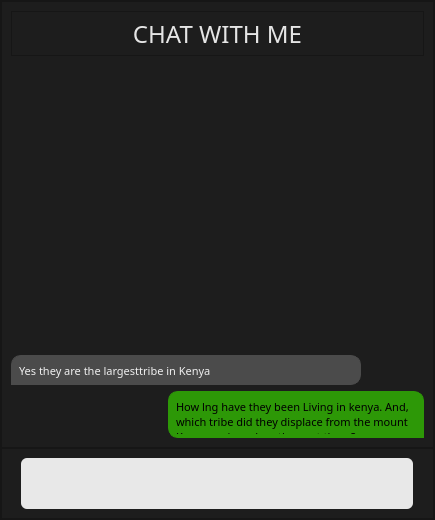
<?xml version="1.0" encoding="UTF-8"?>
<ui version="4.0">
 <class>FireflyChatbot</class>
 <widget class="QWidget" name="FireflyChatbot">
  <property name="geometry">
   <rect>
    <x>0</x>
    <y>0</y>
    <width>435</width>
    <height>520</height>
   </rect>
  </property>
  <property name="windowTitle">
   <string>Firefly Chatbot</string>
  </property>
  <property name="styleSheet">
   <string notr="true">background-color: rgb(29, 29, 29);</string>
  </property>
  <layout class="QVBoxLayout" name="verticalLayout">
   <property name="spacing">
    <number>0</number>
   </property>
   <property name="leftMargin">
    <number>0</number>
   </property>
   <property name="topMargin">
    <number>0</number>
   </property>
   <property name="rightMargin">
    <number>0</number>
   </property>
   <property name="bottomMargin">
    <number>0</number>
   </property>
   <item>
    <widget class="QStackedWidget" name="stackedWidget">
     <widget class="QWidget" name="page">
      <layout class="QVBoxLayout" name="verticalLayout_2">
       <property name="spacing">
        <number>0</number>
       </property>
       <property name="leftMargin">
        <number>0</number>
       </property>
       <property name="topMargin">
        <number>0</number>
       </property>
       <property name="rightMargin">
        <number>0</number>
       </property>
       <property name="bottomMargin">
        <number>0</number>
       </property>
       <item>
        <widget class="QScrollArea" name="scrollArea">
         <property name="widgetResizable">
          <bool>true</bool>
         </property>
         <widget class="QWidget" name="scrollAreaWidgetContents">
          <property name="geometry">
           <rect>
            <x>0</x>
            <y>0</y>
            <width>433</width>
            <height>518</height>
           </rect>
          </property>
          <layout class="QVBoxLayout" name="verticalLayout_3">
           <property name="spacing">
            <number>0</number>
           </property>
           <property name="leftMargin">
            <number>0</number>
           </property>
           <property name="topMargin">
            <number>0</number>
           </property>
           <property name="rightMargin">
            <number>0</number>
           </property>
           <property name="bottomMargin">
            <number>0</number>
           </property>
           <item>
            <widget class="QFrame" name="frame">
             <property name="sizePolicy">
              <sizepolicy hsizetype="Preferred" vsizetype="Expanding">
               <horstretch>0</horstretch>
               <verstretch>0</verstretch>
              </sizepolicy>
             </property>
             <property name="frameShape">
              <enum>QFrame::StyledPanel</enum>
             </property>
             <property name="frameShadow">
              <enum>QFrame::Raised</enum>
             </property>
             <layout class="QVBoxLayout" name="verticalLayout_4">
              <item alignment="Qt::AlignTop">
               <widget class="QFrame" name="frame_3">
                <property name="minimumSize">
                 <size>
                  <width>0</width>
                  <height>45</height>
                 </size>
                </property>
                <property name="frameShape">
                 <enum>QFrame::StyledPanel</enum>
                </property>
                <property name="frameShadow">
                 <enum>QFrame::Raised</enum>
                </property>
                <layout class="QHBoxLayout" name="horizontalLayout_2">
                 <property name="spacing">
                  <number>0</number>
                 </property>
                 <property name="leftMargin">
                  <number>0</number>
                 </property>
                 <property name="topMargin">
                  <number>0</number>
                 </property>
                 <property name="rightMargin">
                  <number>0</number>
                 </property>
                 <property name="bottomMargin">
                  <number>0</number>
                 </property>
                 <item>
                  <widget class="QLabel" name="label">
                   <property name="font">
                    <font>
                     <family>Nova Flat</family>
                     <pointsize>18</pointsize>
                    </font>
                   </property>
                   <property name="styleSheet">
                    <string notr="true">color: rgb(229, 229, 229);</string>
                   </property>
                   <property name="text">
                    <string>CHAT WITH ME</string>
                   </property>
                   <property name="alignment">
                    <set>Qt::AlignCenter</set>
                   </property>
                  </widget>
                 </item>
                </layout>
               </widget>
              </item>
              <item>
               <widget class="QTextEdit" name="response_textedit_6">
                <property name="maximumSize">
                 <size>
                  <width>350</width>
                  <height>30</height>
                 </size>
                </property>
                <property name="font">
                 <font>
                  <family>Nova Flat</family>
                  <pointsize>9</pointsize>
                 </font>
                </property>
                <property name="styleSheet">
                 <string notr="true">background-color: rgb(75, 75, 75);
border: 1px solid rgb(75, 75, 75);
color: rgb(240, 240, 240);
padding: 3px;
border-radius:10px;
border-bottom-left-radius: 0px;
</string>
                </property>
                <property name="inputMethodHints">
                 <set>Qt::ImhMultiLine</set>
                </property>
                <property name="verticalScrollBarPolicy">
                 <enum>Qt::ScrollBarAlwaysOff</enum>
                </property>
                <property name="sizeAdjustPolicy">
                 <enum>QAbstractScrollArea::AdjustToContentsOnFirstShow</enum>
                </property>
                <property name="html">
                 <string>&lt;!DOCTYPE HTML PUBLIC &quot;-//W3C//DTD HTML 4.0//EN&quot; &quot;http://www.w3.org/TR/REC-html40/strict.dtd&quot;&gt;
&lt;html&gt;&lt;head&gt;&lt;meta name=&quot;qrichtext&quot; content=&quot;1&quot; /&gt;&lt;style type=&quot;text/css&quot;&gt;
p, li { white-space: pre-wrap; }
&lt;/style&gt;&lt;/head&gt;&lt;body style=&quot; font-family:'Nova Flat'; font-size:9pt; font-weight:400; font-style:normal;&quot;&gt;
&lt;p style=&quot; margin-top:0px; margin-bottom:0px; margin-left:0px; margin-right:0px; -qt-block-indent:0; text-indent:0px;&quot;&gt;&lt;span style=&quot; font-family:'MS Shell Dlg 2'; font-size:8pt;&quot;&gt;Yes they are the largesttribe in Kenya&lt;/span&gt;&lt;/p&gt;
&lt;p style=&quot;-qt-paragraph-type:empty; margin-top:0px; margin-bottom:0px; margin-left:0px; margin-right:0px; -qt-block-indent:0; text-indent:0px; font-family:'MS Shell Dlg 2'; font-size:8pt;&quot;&gt;&lt;br /&gt;&lt;/p&gt;&lt;/body&gt;&lt;/html&gt;</string>
                </property>
               </widget>
              </item>
              <item alignment="Qt::AlignRight">
               <widget class="QTextEdit" name="request_textedit_10">
                <property name="sizePolicy">
                 <sizepolicy hsizetype="Ignored" vsizetype="MinimumExpanding">
                  <horstretch>0</horstretch>
                  <verstretch>0</verstretch>
                 </sizepolicy>
                </property>
                <property name="minimumSize">
                 <size>
                  <width>0</width>
                  <height>0</height>
                 </size>
                </property>
                <property name="maximumSize">
                 <size>
                  <width>350</width>
                  <height>47</height>
                 </size>
                </property>
                <property name="font">
                 <font>
                  <family>Nova Flat</family>
                  <pointsize>9</pointsize>
                 </font>
                </property>
                <property name="styleSheet">
                 <string notr="true">background-color: rgb(45, 152, 7);
border: 1px solid rgb(45, 152, 7);
padding: 3px;
border-radius:10px;
border-bottom-right-radius: 0px;
</string>
                </property>
                <property name="inputMethodHints">
                 <set>Qt::ImhMultiLine</set>
                </property>
                <property name="verticalScrollBarPolicy">
                 <enum>Qt::ScrollBarAlwaysOff</enum>
                </property>
                <property name="horizontalScrollBarPolicy">
                 <enum>Qt::ScrollBarAlwaysOff</enum>
                </property>
                <property name="sizeAdjustPolicy">
                 <enum>QAbstractScrollArea::AdjustIgnored</enum>
                </property>
                <property name="html">
                 <string>&lt;!DOCTYPE HTML PUBLIC &quot;-//W3C//DTD HTML 4.0//EN&quot; &quot;http://www.w3.org/TR/REC-html40/strict.dtd&quot;&gt;
&lt;html&gt;&lt;head&gt;&lt;meta name=&quot;qrichtext&quot; content=&quot;1&quot; /&gt;&lt;style type=&quot;text/css&quot;&gt;
p, li { white-space: pre-wrap; }
&lt;/style&gt;&lt;/head&gt;&lt;body style=&quot; font-family:'Nova Flat'; font-size:9pt; font-weight:400; font-style:normal;&quot;&gt;
&lt;p style=&quot; margin-top:0px; margin-bottom:0px; margin-left:0px; margin-right:0px; -qt-block-indent:0; text-indent:0px;&quot;&gt;&lt;span style=&quot; font-family:'MS Shell Dlg 2'; font-size:8pt;&quot;&gt;How lng have they been Living in kenya. And, which tribe did they displace from the mount Kenya region when they got there?&lt;/span&gt;&lt;/p&gt;&lt;/body&gt;&lt;/html&gt;</string>
                </property>
               </widget>
              </item>
             </layout>
            </widget>
           </item>
           <item alignment="Qt::AlignBottom">
            <widget class="QFrame" name="frame_2">
             <property name="minimumSize">
              <size>
               <width>0</width>
               <height>71</height>
              </size>
             </property>
             <property name="frameShape">
              <enum>QFrame::StyledPanel</enum>
             </property>
             <property name="frameShadow">
              <enum>QFrame::Raised</enum>
             </property>
             <layout class="QHBoxLayout" name="horizontalLayout">
              <item>
               <layout class="QFormLayout" name="formLayout">
                <property name="formAlignment">
                 <set>Qt::AlignCenter</set>
                </property>
                <property name="horizontalSpacing">
                 <number>0</number>
                </property>
                <item row="0" column="0">
                 <widget class="QTextEdit" name="textEdit">
                  <property name="minimumSize">
                   <size>
                    <width>351</width>
                    <height>51</height>
                   </size>
                  </property>
                  <property name="maximumSize">
                   <size>
                    <width>351</width>
                    <height>51</height>
                   </size>
                  </property>
                  <property name="styleSheet">
                   <string notr="true">background-color: rgb(232, 232, 232);
border-radius: 6px;
padding-right: 30px;
border-bottom-right-radius: 0px;
border-top-right-radius: 0px;
</string>
                  </property>
                  <property name="html">
                   <string>&lt;!DOCTYPE HTML PUBLIC &quot;-//W3C//DTD HTML 4.0//EN&quot; &quot;http://www.w3.org/TR/REC-html40/strict.dtd&quot;&gt;
&lt;html&gt;&lt;head&gt;&lt;meta name=&quot;qrichtext&quot; content=&quot;1&quot; /&gt;&lt;style type=&quot;text/css&quot;&gt;
p, li { white-space: pre-wrap; }
&lt;/style&gt;&lt;/head&gt;&lt;body style=&quot; font-family:'MS Shell Dlg 2'; font-size:8.25pt; font-weight:400; font-style:normal;&quot;&gt;
&lt;p style=&quot;-qt-paragraph-type:empty; margin-top:0px; margin-bottom:0px; margin-left:0px; margin-right:0px; -qt-block-indent:0; text-indent:0px; -qt-user-state:131074;&quot;&gt;&lt;br /&gt;&lt;/p&gt;&lt;/body&gt;&lt;/html&gt;</string>
                  </property>
                 </widget>
                </item>
                <item row="0" column="1">
                 <widget class="QPushButton" name="pushButton">
                  <property name="minimumSize">
                   <size>
                    <width>41</width>
                    <height>51</height>
                   </size>
                  </property>
                  <property name="maximumSize">
                   <size>
                    <width>41</width>
                    <height>51</height>
                   </size>
                  </property>
                  <property name="styleSheet">
                   <string notr="true">background-color: rgb(232, 232, 232);
border-radius: 6px;
border-bottom-left-radius: 0px;
border-top-left-radius: 0px;
</string>
                  </property>
                  <property name="text">
                   <string/>
                  </property>
                  <property name="icon">
                   <iconset resource="resources.qrc">
                    <normaloff>:/icons/icons/send.png</normaloff>:/icons/icons/send.png</iconset>
                  </property>
                 </widget>
                </item>
               </layout>
              </item>
             </layout>
            </widget>
           </item>
          </layout>
         </widget>
        </widget>
       </item>
      </layout>
     </widget>
     <widget class="QWidget" name="page_2"/>
    </widget>
   </item>
  </layout>
 </widget>
 <resources>
  <include location="resources.qrc"/>
 </resources>
 <connections/>
</ui>
